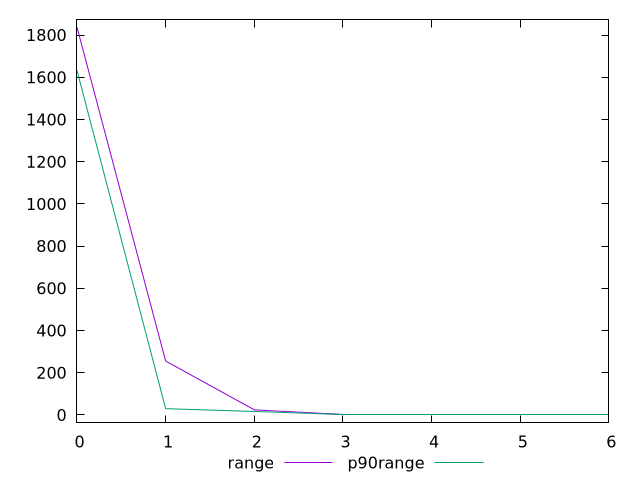

Here is the gnuplot script that generated this plot:
$_range <<EOF
0 1837.1934777777642
1 255.28661874623504
2 24
3 0
4 0
5 0
6 0
EOF
$_p90Range <<EOF
0 1632.2620055555599
1 29.49581005575601
2 16
3 0
4 0
5 0
6 0
EOF
set key outside below
set terminal pngcairo
set output "report_00006_2020-11-02T20-21-41.718Z/uses-long-cache-ttl/progession_range_p90range.png"
set yrange [-36.743869555555285:1873.9373473333194]
plot $_range title "range" with line ,$_p90Range title "p90range" with line ,
